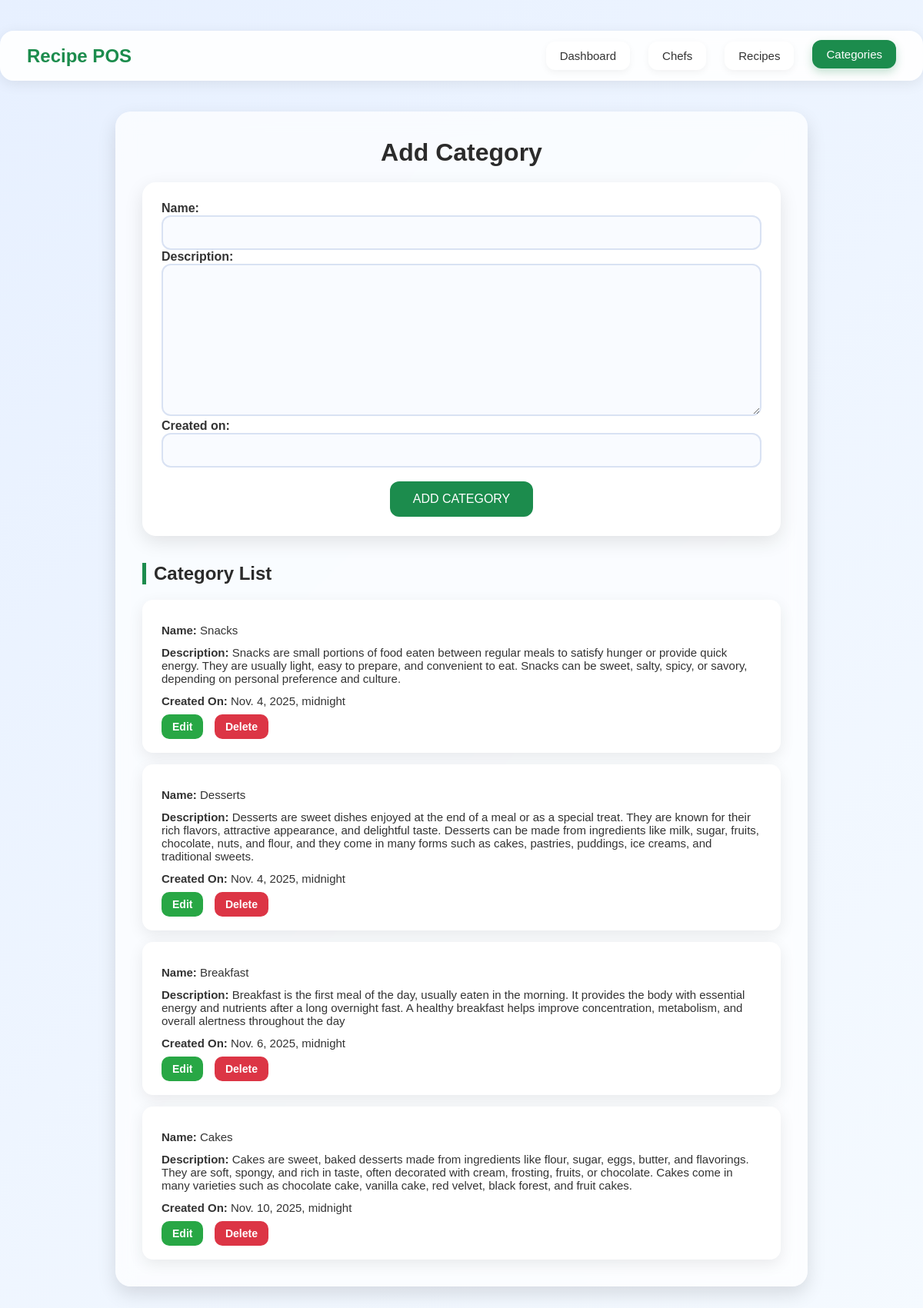
/recipe/category/, run on the app's committed database.
### Recipeapp/models.py (models this page shows, shortened)
class Category(models.Model):
    name = models.CharField()
    description = models.TextField()
    created_on = models.DateTimeField()

### Recipeapp/views.py (the view)
# urls.py: path('category/',category_data, name="category"),
def category_data(request):
    form = CategoryForm()
    data = Category.objects.all()
    if request.method == "POST":
        form = CategoryForm(request.POST,request.FILES)
        if form.is_valid():
            form.save()
    return render(request,"category.html",{"form":form,"data":data})

### Recipeapp/forms.py
class CategoryForm(forms.ModelForm):
    class Meta:
        model = Category
        fields = "__all__"

### Recipeapp/templates/category.html (shortened to what this page needs)
<!DOCTYPE html>
<html lang="en">
<head>
</head>
<body>
<div class="navbar">
    <div class="nav-left">Recipe POS</div>
    <div class="nav-links">
        <a href="{% url 'dashboard' %}" class="{% if request.resolver_match.url_name == 'dashboard' %}active{% endif %}">Dashboard</a>
        <a href="{% url 'chef' %}" class="{% if request.resolver_match.url_name == 'chef' %}active{% endif %}">Chefs</a>
        <a href="{% url 'recipe' %}" class="{% if request.resolver_match.url_name == 'recipe' %}active{% endif %}">Recipes</a>
        <a href="{% url 'category' %}" class="{% if request.resolver_match.url_name == 'category' %}active{% endif %}">Categories</a>
    </div>
</div>
<div class="container">
    <h1>Add Category</h1>
    <div class="card">
        <form action="" method="post">
            {{ form.as_table }}
            <button type="submit">ADD CATEGORY</button>
        </form>
    </div>
    <h2>Category List</h2>
    {% for i in data %}
    <div class="item">
        <li><strong>Name:</strong> {{ i.name }}</li>
        <li><strong>Description:</strong> {{ i.description }}</li>
        <li><strong>Created On:</strong> {{ i.created_on }}</li>
        <div class="actions">
            <a class="edit-btn" href="{% url 'edit_ct' i.id %}">Edit</a>
            <a class="delete-btn" href="{% url 'del_ct' i.id %}">Delete</a>
        </div>
    </div>
    {% endfor %}
</div>
</body>
</html>

### Recipeapp/templates/category.html (style rules this page uses)
* { margin: 0; padding: 0; box-sizing: border-box; font-family: "Poppins", sans-serif; }
body { background: linear-gradient(135deg, #e7f0ff, #f5faff); padding: 40px 0; }
.navbar { width: 100%; background: rgba(255, 255, 255, 0.9); padding: 14px 35px; display: flex; justify-content: space-between; align-items: center; position: sticky; top: 0; border-radius: 18px; backdrop-filter: blur(10px); box-shadow: 0 4px 18px rgba(0,0,0,0.08); z-index: 1000; }
.nav-left { font-size: 24px; font-weight: 700; color: #1c8c4d; }
.nav-links { display: flex; gap: 24px; }
.nav-links a { text-decoration: none; padding: 10px 18px; border-radius: 12px; font-size: 15px; background: white; color: #333; transition: 0.3s ease; box-shadow: 0 3px 10px rgba(0,0,0,0.05); }
.nav-links a:hover, .nav-links a.active { background: #1c8c4d; color: #fff; box-shadow: 0 5px 12px rgba(28,140,77,0.25); transform: translateY(-2px); }
.container { width: 90%; max-width: 900px; margin: 40px auto; background: rgba(255,255,255,0.7); padding: 35px; border-radius: 20px; backdrop-filter: blur(12px); box-shadow: 0 10px 25px rgba(0,0,0,0.12); }
h1, h2 { color: #2b2b2b; font-weight: 700; text-align: center; margin-bottom: 20px; }
h1 { font-size: 32px; }
h2 { font-size: 24px; margin-top: 35px; border-left: 5px solid #1c8c4d; padding-left: 10px; text-align: left; }
.card { background: #ffffff; padding: 25px; border-radius: 18px; box-shadow: 0 8px 25px rgba(0,0,0,0.1); transition: 0.3s; }
label { font-weight: 600; color: #333; }
input, textarea, select { width: 100%; padding: 12px; border-radius: 12px; border: 2px solid #d9e2f3; background: #f9fbff; transition: 0.3s; font-size: 15px; }
button { background: #1c8c4d; color: white; border: none; padding: 14px 30px; border-radius: 12px; font-size: 16px; cursor: pointer; transition: 0.3s; display: block; margin: 18px auto 0; }
.item { background: white; padding: 25px; border-radius: 14px; margin-top: 15px; box-shadow: 0 6px 20px rgba(0,0,0,0.08); transition: 0.3s; }
.item li { list-style: none; padding: 6px 0; font-size: 15px; color: #333; }
.actions { margin-top: 10px; }
.actions a { text-decoration: none; padding: 8px 14px; border-radius: 10px; margin-right: 10px; font-weight: 600; color: #fff; font-size: 14px; transition: 0.3s; }
.edit-btn { background: #28a745; }
.delete-btn { background: #dc3545; }

### data on the page
Category: name "Snacks", description "Snacks are small portions of food eaten between regular meals to satisfy hunger or provide quick energy. They are usually light, easy to prepare, and convenient to eat. Snacks can be sweet, salty, spicy, or savory, depending on personal preference and culture.", created_on "Nov. 4, 2025, midnight"
Category: name "Desserts", description "Desserts are sweet dishes enjoyed at the end of a meal or as a special treat. They are known for their rich flavors, attractive appearance, and delightful taste. Desserts can be made from ingredients like milk, sugar, fruits, chocolate, nuts, and flour, and they come in many forms such as cakes, pastries, puddings, ice creams, and traditional sweets.", created_on "Nov. 4, 2025, midnight"
Category: name "Breakfast", description "Breakfast is the first meal of the day, usually eaten in the morning. It provides the body with essential energy and nutrients after a long overnight fast. A healthy breakfast helps improve concentration, metabolism, and overall alertness throughout the day", created_on "Nov. 6, 2025, midnight"
Category: name "Cakes", description "Cakes are sweet, baked desserts made from ingredients like flour, sugar, eggs, butter, and flavorings. They are soft, spongy, and rich in taste, often decorated with cream, frosting, fruits, or chocolate. Cakes come in many varieties such as chocolate cake, vanilla cake, red velvet, black forest, and fruit cakes.", created_on "Nov. 10, 2025, midnight"
